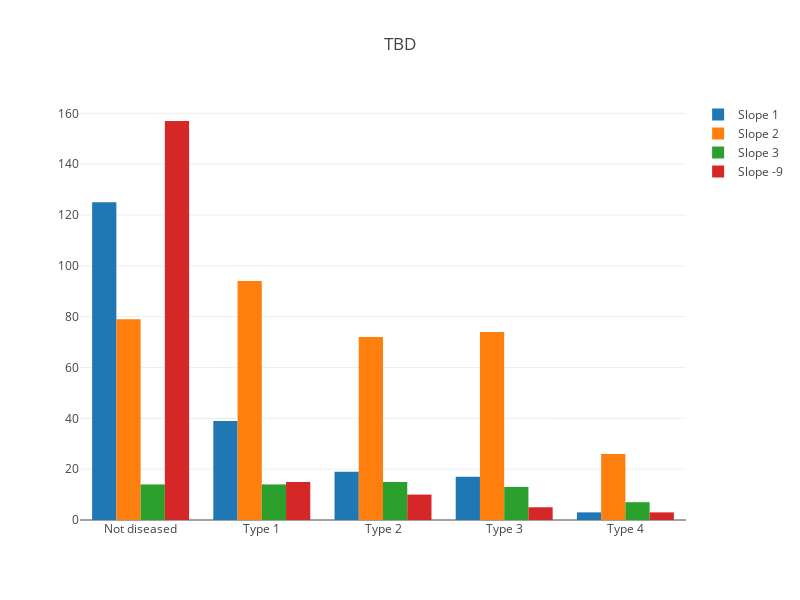

Notebook code for this chart:
### Code cell
iplot(figure)

### Figure 1 — Plotly figure (JSON) as saved in the notebook; plotly's stock layout.template omitted (floating-point values rounded to 4 significant figures)
{"data": [{"name": "Slope 1", "type": "bar", "x": ["Not diseased", "Type 1", "Type 2", "Type 3", "Type 4"], "y": [125, 39, 19, 17, 3]}, {"name": "Slope 2", "type": "bar", "x": ["Not diseased", "Type 1", "Type 2", "Type 3", "Type 4"], "y": [79, 94, 72, 74, 26]}, {"name": "Slope 3", "type": "bar", "x": ["Not diseased", "Type 1", "Type 2", "Type 3", "Type 4"], "y": [14, 14, 15, 13, 7]}, {"name": "Slope -9", "type": "bar", "x": ["Not diseased", "Type 1", "Type 2", "Type 3", "Type 4"], "y": [157, 15, 10, 5, 3]}], "layout": {"autosize": false, "barmode": "group", "height": 600, "title": "TBD", "width": 800}}
